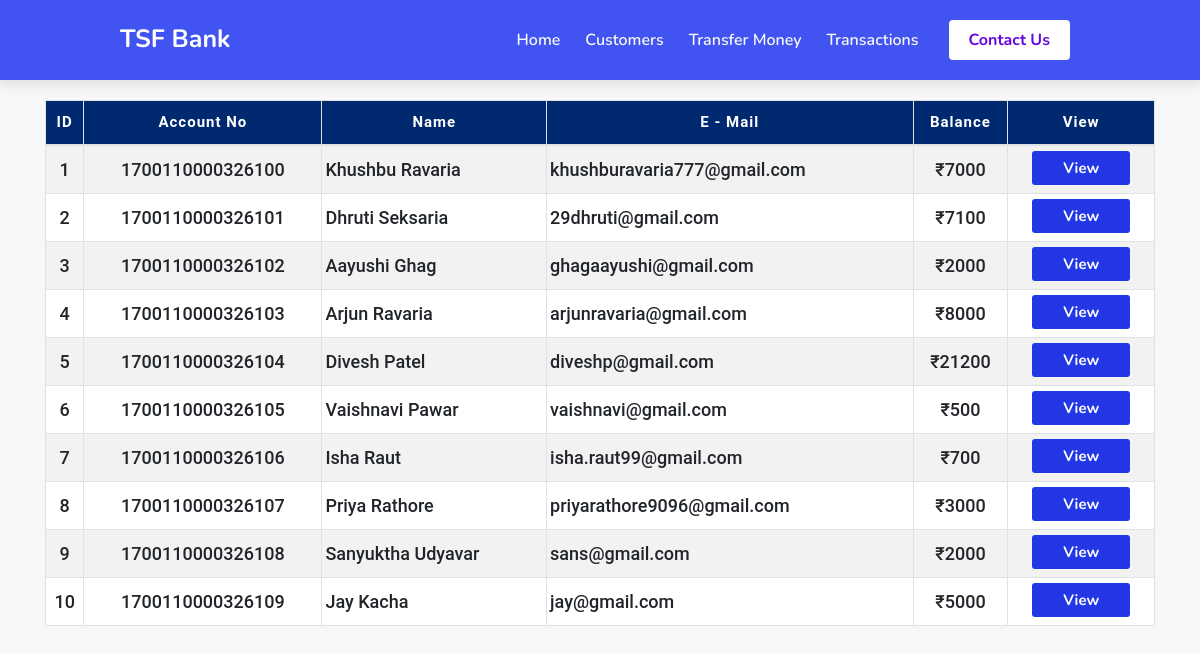
Screenshot of /viewcustomers/ with the database file from the repository.
### Bank/models.py (models this page shows)
class Customer(models.Model):
    acc_no = models.BigIntegerField()
    name = models.CharField(max_length=25)
    email = models.EmailField(max_length=50)
    balance = models.IntegerField()
    img = models.ImageField()

### Bank/views.py (the view)
# urls.py: path('viewcustomers/',views.viewcustomers, name='viewcustomers'),
def viewcustomers(request):
	customers = Customer.objects.all()
	context={'customers' : customers}
	return render(request,"viewcustomers.html",context);

### templates/viewcustomers.html (shortened to what this page needs)
{% extends 'base.html' %}{% load static %} {% block title %}View Customers{% endblock title %} {%block body %}
<div class="container">
            <div class="row">
                <div class="col">
                    <div class="table-responsive-sm">
                    <table class="table table-hover table-sm table-striped table-condensed table-bordered">
                        <thead>
                            <tr>
                            <th scope="col" class="text-center py-3">ID</th>
                            <th scope="col" class="text-center py-3">Account No</th>
                            <th scope="col" class="text-center py-3">Name</th>
                            <th scope="col" class="text-center py-3">E - Mail</th>
                            <th scope="col" class="text-center py-3">Balance</th>
                            <th scope="col" class="text-center py-3">View</th>
                            </tr>
                        </thead>
                        <tbody>
                    {% for customer in customers %}
                    <tr>
                        <td class="py-3 text-center">{{customer.id}}</td>
                        <td class="py-3 text-center">{{customer.acc_no}}</td>
                        <td class="py-3 text-left">{{customer.name}}</td>
                        <td class="py-3 text-left">{{customer.email}}</td>
                        <td class="py-3 text-center">&#8377;{{customer.balance}}</td>
                        <td class="py-2 text-center"><a href="{% url 'customerdetails' customer.id %}"><button type="button" class="btn">View</button></a></td>
                    </tr>
                    {% endfor %}
                </tbody>
                </table>
            </div>
        </div>
    </div>
</div>
{% endblock body %}

### templates/base.html (shortened to what this page needs)
<!doctype html>
<html lang="en">
  <head>
    {% load static %}
    <link href="https://cdnjs.cloudflare.com/ajax/libs/font-awesome/5.13.0/css/all.min.css" rel="stylesheet">
    <link rel="stylesheet" href="https://stackpath.bootstrapcdn.com/bootstrap/4.5.2/css/bootstrap.min.css">
    <link rel="stylesheet" type="text/css" href="{% static 'css/style.css' %}">
  </head>
<body>
  <header>
        <a href="{% url 'index' %}" class="logo">TSF Bank</a>
        <nav class="navbar">
            <a href="{% url 'index' %}">Home</a>
            <a href="{% url 'viewcustomers' %}">Customers</a>
            <a href="{% url 'transfer' %}">Transfer Money</a>
            <a href="{% url 'transhistory' %}">Transactions</a>
            <a href="{% url 'index' %}#contact" class="conbtn">Contact Us</a>
        </nav>
  </header>
    {%block body %}
    {% endblock body %}
</body>
</html>

### static/css/style.css (style rules this page uses)
* { margin: 0; padding: 0; box-sizing: border-box; font-family: 'Nunito', sans-serif; text-decoration: none; outline: none; border: none; text-transform:capitalize; transition: all .2s linear; }
html { font-size: 62.5%; overflow-x: hidden; scroll-behavior: smooth; scroll-padding-top: 6rem; }
body { background: #f7f7f7; }
header { position: fixed; top: 0; left: 0; right: 0; z-index: 1000; display: flex; align-items: center; font-family: 'Nunito', sans-serif; justify-content: space-between; background: #4154f1; padding: 1.5rem 10%; box-shadow: 0 .5rem 1rem rgba(31, 19, 19, 0.1); }
header .logo { font-size: 2.5rem; font-weight: bolder; text-decoration: none; color: rgb(255, 255, 255); }
header .navbar a { font-size: 1.6rem; margin-left: 2.5rem; color: rgb(248, 248, 248); font-weight: 600; text-decoration: none; }
header a.conbtn { background: #fff; border-radius: 1rem; padding: 8px 20px; margin-left: 30px; border-radius: 4px; font-weight: 700; color: rgb(101, 7, 224); }

### templates/viewcustomers.html (style rules this page uses)
table { font-size: 1.5rem; margin-top: 10rem; background: #fff; }
thead th { background: #012970; font-family: "Roboto", sans-serif; color: #fff; letter-spacing: 0.1rem; }
tbody td { font-family: "Roboto", sans-serif; text-transform: none; font-size: 1.8rem; font-weight: 500; }
.btn { margin-top: 0; line-height: 0; padding: 1.6rem 3rem; border-radius: 0.2em; transition: 0.2s; color: #fff; font-size: 1.5rem; font-weight: bold; background: #2437e7; }

### rows the page displays
Customer: id "1", acc_no "1700110000326100", name "Khushbu Ravaria", email "khushburavaria777@gmail.com", balance "7000"
Customer: id "2", acc_no "1700110000326101", name "Dhruti Seksaria", email "29dhruti@gmail.com", balance "7100"
Customer: id "3", acc_no "1700110000326102", name "Aayushi Ghag", email "ghagaayushi@gmail.com", balance "2000"
Customer: id "4", acc_no "1700110000326103", name "Arjun Ravaria", email "arjunravaria@gmail.com", balance "8000"
Customer: id "5", acc_no "1700110000326104", name "Divesh Patel", email "diveshp@gmail.com", balance "21200"
Customer: id "6", acc_no "1700110000326105", name "Vaishnavi Pawar", email "vaishnavi@gmail.com", balance "500"
Customer: id "7", acc_no "1700110000326106", name "Isha Raut", email "isha.raut99@gmail.com", balance "700"
Customer: id "8", acc_no "1700110000326107", name "Priya Rathore", email "priyarathore9096@gmail.com", balance "3000"
Customer: id "9", acc_no "1700110000326108", name "Sanyuktha Udyavar", email "sans@gmail.com", balance "2000"
Customer: id "10", acc_no "1700110000326109", name "Jay Kacha", email "jay@gmail.com", balance "5000"
